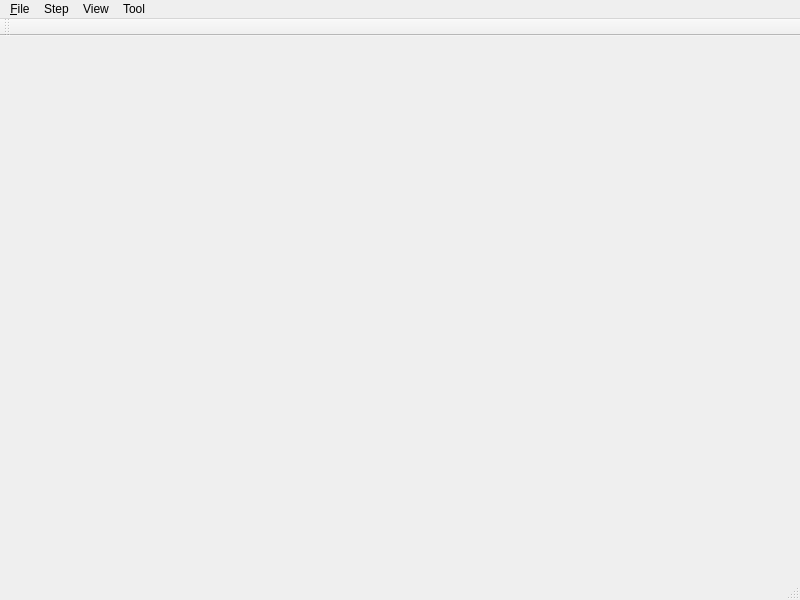
<?xml version="1.0" encoding="UTF-8"?>
<ui version="4.0">
 <class>MainWindowClass</class>
 <widget class="QMainWindow" name="MainWindowClass">
  <property name="geometry">
   <rect>
    <x>0</x>
    <y>0</y>
    <width>800</width>
    <height>600</height>
   </rect>
  </property>
  <property name="windowTitle">
   <string>Sketch Application</string>
  </property>
  <widget class="QWidget" name="centralWidget"/>
  <widget class="QMenuBar" name="menuBar">
   <property name="geometry">
    <rect>
     <x>0</x>
     <y>0</y>
     <width>800</width>
     <height>21</height>
    </rect>
   </property>
   <widget class="QMenu" name="menuFile">
    <property name="title">
     <string>&amp;File</string>
    </property>
    <addaction name="actionNewSketch"/>
    <addaction name="actionClear3DModel"/>
    <addaction name="separator"/>
    <addaction name="actionSaveImage"/>
    <addaction name="separator"/>
    <addaction name="actionLoadCamera"/>
    <addaction name="actionSaveCamera"/>
    <addaction name="actionResetCamera"/>
    <addaction name="separator"/>
    <addaction name="actionExit"/>
   </widget>
   <widget class="QMenu" name="menuStep">
    <property name="title">
     <string>Step</string>
    </property>
    <addaction name="actionStepFloor"/>
    <addaction name="actionStepWindow"/>
   </widget>
   <widget class="QMenu" name="menuView">
    <property name="title">
     <string>View</string>
    </property>
    <addaction name="actionViewWireFrame"/>
   </widget>
   <widget class="QMenu" name="menuTest">
    <property name="title">
     <string>Tool</string>
    </property>
    <addaction name="actionAnalyzeRules"/>
    <addaction name="actionFindMatchingRule"/>
   </widget>
   <addaction name="menuFile"/>
   <addaction name="menuStep"/>
   <addaction name="menuView"/>
   <addaction name="menuTest"/>
  </widget>
  <widget class="QToolBar" name="mainToolBar">
   <attribute name="toolBarArea">
    <enum>TopToolBarArea</enum>
   </attribute>
   <attribute name="toolBarBreak">
    <bool>false</bool>
   </attribute>
  </widget>
  <widget class="QStatusBar" name="statusBar"/>
  <action name="actionExit">
   <property name="text">
    <string>&amp;Exit</string>
   </property>
   <property name="shortcut">
    <string>Ctrl+Q</string>
   </property>
  </action>
  <action name="actionGreedyInverse">
   <property name="text">
    <string>&amp;Greedy Inverse</string>
   </property>
   <property name="shortcut">
    <string>Ctrl+I</string>
   </property>
  </action>
  <action name="actionSaveImage">
   <property name="text">
    <string>Save Image</string>
   </property>
   <property name="shortcut">
    <string>Ctrl+S</string>
   </property>
  </action>
  <action name="actionModeSketch">
   <property name="checkable">
    <bool>true</bool>
   </property>
   <property name="checked">
    <bool>true</bool>
   </property>
   <property name="text">
    <string>Sketch</string>
   </property>
  </action>
  <action name="actionMode3DView">
   <property name="checkable">
    <bool>true</bool>
   </property>
   <property name="text">
    <string>3D View</string>
   </property>
  </action>
  <action name="actionRandomGeneration_2">
   <property name="text">
    <string>Random Generation</string>
   </property>
  </action>
  <action name="actionRandomGeneration">
   <property name="text">
    <string>&amp;Random Generation</string>
   </property>
   <property name="shortcut">
    <string>Ctrl+R</string>
   </property>
  </action>
  <action name="actionLoadSketch">
   <property name="text">
    <string>&amp;Load Sketch</string>
   </property>
   <property name="shortcut">
    <string>Ctrl+O</string>
   </property>
  </action>
  <action name="actionSaveSketch">
   <property name="text">
    <string>&amp;Save Sketch</string>
   </property>
   <property name="shortcut">
    <string>Ctrl+S</string>
   </property>
  </action>
  <action name="actionNewSketch">
   <property name="text">
    <string>&amp;New Sketch</string>
   </property>
   <property name="shortcut">
    <string>Ctrl+N</string>
   </property>
  </action>
  <action name="actionPenColorBranch">
   <property name="checkable">
    <bool>true</bool>
   </property>
   <property name="text">
    <string>Branch</string>
   </property>
  </action>
  <action name="actionPenColorLeaf">
   <property name="checkable">
    <bool>true</bool>
   </property>
   <property name="text">
    <string>Leaf</string>
   </property>
  </action>
  <action name="actionPenWidth20">
   <property name="checkable">
    <bool>true</bool>
   </property>
   <property name="text">
    <string>20</string>
   </property>
  </action>
  <action name="actionPenWidth10">
   <property name="checkable">
    <bool>true</bool>
   </property>
   <property name="text">
    <string>10</string>
   </property>
  </action>
  <action name="actionPenWidth5">
   <property name="checkable">
    <bool>true</bool>
   </property>
   <property name="text">
    <string>5</string>
   </property>
  </action>
  <action name="actionLoadCamera">
   <property name="text">
    <string>Load Camera</string>
   </property>
  </action>
  <action name="actionSaveCamera">
   <property name="text">
    <string>Save Camera</string>
   </property>
  </action>
  <action name="actionResetCamera">
   <property name="text">
    <string>Reset Camera</string>
   </property>
  </action>
  <action name="actionOptions">
   <property name="text">
    <string>Options</string>
   </property>
  </action>
  <action name="actionStepFloor">
   <property name="checkable">
    <bool>true</bool>
   </property>
   <property name="text">
    <string>Floor</string>
   </property>
  </action>
  <action name="actionStepWindow">
   <property name="checkable">
    <bool>true</bool>
   </property>
   <property name="text">
    <string>Window</string>
   </property>
  </action>
  <action name="actionViewWireFrame">
   <property name="checkable">
    <bool>true</bool>
   </property>
   <property name="text">
    <string>WireFrame</string>
   </property>
   <property name="shortcut">
    <string>W</string>
   </property>
  </action>
  <action name="actionAnalyzeRules">
   <property name="text">
    <string>Analyze Rules</string>
   </property>
   <property name="shortcut">
    <string>Ctrl+R</string>
   </property>
  </action>
  <action name="actionFindMatchingRule">
   <property name="text">
    <string>Find Matching Rule</string>
   </property>
   <property name="shortcut">
    <string>Ctrl+M</string>
   </property>
  </action>
  <action name="actionClear3DModel">
   <property name="text">
    <string>Clear 3D Model</string>
   </property>
  </action>
 </widget>
 <layoutdefault spacing="6" margin="11"/>
 <resources>
  <include location="MainWindow.qrc"/>
 </resources>
 <connections/>
</ui>
